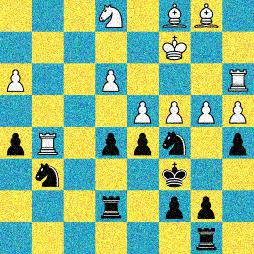
#> input picture Chess pieces/23.jpg, 254 x 254 px, found by its file name
$ python Square_detection.py   (older library calls are emulated)
#> lines starting #> are read from the running program, lines starting #| are printed output that depends on the picture; after the words box and inside, x2 and y2 are one past the last pixel; in counts of white or black regions, pixels touching at a corner belong together
import os
import cv2
import numpy as np
from tqdm import tqdm
import matplotlib.pyplot as plt

img_path = 'D:/github aicrowd/Chess pieces/23.jpg'

image = cv2.imread(img_path)
#> image is the input picture: shape (254, 254, 3); mean B, G, R 132.1, 185.9, 142.2
cv2.imshow('image',image)


def skeletonize(blur):
    arr1 = blur.copy()
    for i in range(0,arr1.size-1):
        if blur[i] <= arr1[i+1]:
            arr1[i] = 0

    for i in np.arange(arr1.size-1,0,-1):
        if arr1[i-1] > blur[i]:
            arr1[i] = 0
    return arr1


gray_img1 = cv2.cvtColor(image,cv2.COLOR_BGR2GRAY)

#gray_img1= cv2.GaussianBlur(gray_img1,(5,5),0)
#gray_img1 = cv2.medianBlur(gray_img1,5)
gray_img1 = cv2.bilateralFilter(gray_img1,9,75,75)

sobel_x = cv2.Sobel(gray_img1,cv2.CV_64F,1,0,ksize=3)
cv2.imshow('sobel_x',sobel_x)
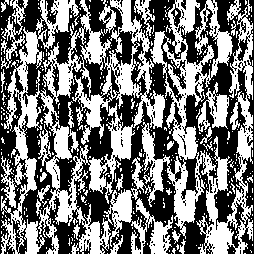
#> window 'sobel_x': shape (254, 254); 47.6% white; 386 white regions (361 under 20 px), largest, box (x1, y1, x2, y2) and area: (1, 0, 165, 254) 15855, (131, 0, 253, 254) 10750, (131, 198, 173, 254) 969

sobel_y = cv2.Sobel(gray_img1,cv2.CV_64F,0,1,ksize=3)
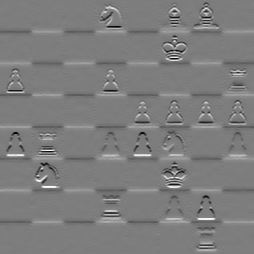
#> sobel_y: shape (254, 254) float64; min -740, max 763, mean 0; drawn with min black and max white
cv2.imshow('sobel_y',sobel_y)
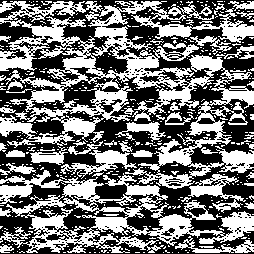
#> window 'sobel_y': shape (254, 254); 46.4% white; 467 white regions (416 under 20 px), largest, box (x1, y1, x2, y2) and area: (0, 1, 254, 189) 16098, (0, 170, 254, 253) 7307, (60, 150, 137, 179) 736

sobel_y_clipped_pos = np.clip(sobel_y,0.,255.)
sobel_y_clipped_neg = np.clip(sobel_y,-255.,0)
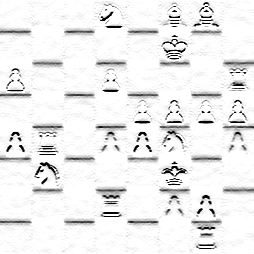
#> sobel_y_clipped_neg: shape (254, 254) float64; min -255, max 0, mean -17.89; drawn with min black and max white
sum_y_pos = np.sum(sobel_y_clipped_pos,axis=1)
#> sum_y_pos = 254 values, max 29492 at index 155, min 0 at index 0, mean 4451.3
#plt.plot(sum_y_pos)
#plt.show()

sum_y_neg = np.sum(sobel_y_clipped_neg,axis=1)
#> sum_y_neg = 254 values, max 0 at index 0, min -20668 at index 127, mean -4543.7
#plt.plot(sum_y_neg)
#plt.show()

combined_sum_y = (sum_y_pos * (-1*sum_y_neg))/(254*254)
#> combined_sum_y = 254 values, max 7083.6 at index 221, min 0 at index 0, mean 532
plt.plot(combined_sum_y)
plt.show()
#> figure, not shown here; curve peaks at x = 221, y = 7083.6
#Dx_pos = np.clip(sobel_x,0.,255.)
#Dx_neg = np.clip(sobel_x,-255.,0.)


sobel_x_clipped_pos = np.clip(sobel_x,0.,255.)
sobel_x_clipped_neg = np.clip(sobel_x,-255.,0)
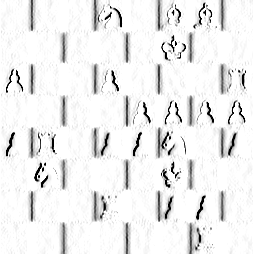
#> sobel_x_clipped_neg: shape (254, 254) float64; min -255, max 0, mean -17.6; drawn with min black and max white
sum_x_pos = np.sum(sobel_x_clipped_pos,axis=0)
#> sum_x_pos = 254 values, max 21988 at index 127, min 0 at index 0, mean 4464.2
#plt.plot(sum_x_pos)
#plt.show()

sum_x_neg = np.sum(sobel_x_clipped_neg,axis=0)
#> sum_x_neg = 254 values, max 0 at index 0, min -21376 at index 31, mean -4471.6
#plt.plot(sum_x_neg)
#plt.show()

combined_sum_x = (sum_x_pos * (-1*sum_x_neg))/(254*254)
#> combined_sum_x = 254 values, max 7235.8 at index 127, min 0 at index 0, mean 562
plt.plot(combined_sum_x)
plt.show()
#> figure, not shown here; curve peaks at x = 127, y = 7235.8

hough_Dx_thresh = np.max(combined_sum_x)*3/5
#> hough_Dx_thresh = 4341.5
hough_Dy_thresh = np.max(combined_sum_y)*3/5
#> hough_Dy_thresh = 4250.1

#
blur_x = combined_sum_x > hough_Dx_thresh
blur_y = combined_sum_y > hough_Dy_thresh

#plt.plot(blur_x)
#plt.show()

skel_x = skeletonize(blur_x)
skel_y = skeletonize(blur_y)

plt.plot(skel_x)
plt.show()
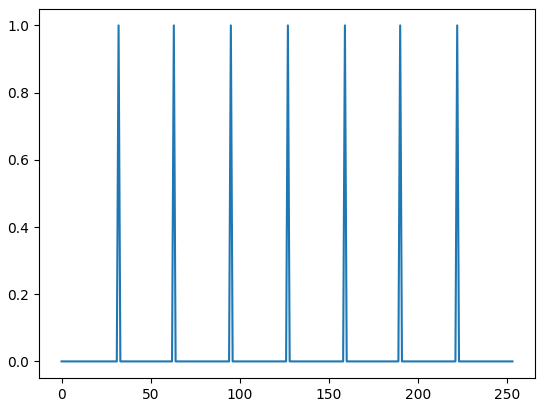
#> figure drawn by matplotlib, 1 panel; curve peaks at x = 32, y = 1

lines_x = np.where(skel_x)[0]
#> lines_x = [32, 63, 95, 127, 159, 190, 222]
lines_y = np.where(skel_y)[0]
#> lines_y = [32, 63, 95, 127, 158, 190, 222]

is_match = len(lines_x) ==7 and len(lines_y)==7
#> is_match = True

plt.imshow(image)

for hx in lines_x:
    plt.axvline(hx,color='b',lw=2)
#> this loop made 7 passes
#> hx on passes 1 to 7: 32, 63, 95, 127, 159, 190, 222
for hy in lines_y:
    plt.axhline(hy,color='r',lw=2)
#> this loop made 7 passes
#cv2.imshow('grayIimg',gray_img1)


step_x = np.int32(np.round(np.mean(np.diff(lines_x))))
#> step_x = 32
step_y = np.int32(np.round(np.mean(np.diff(lines_y))))
#> step_y = 32

print(lines_x)
#| [ 32  63  95 127 159 190 222]
print(lines_y)
#| [ 32  63  95 127 158 190 222]
print(step_x)
#| 32
print(step_y)
#| 32

padr_x = 0
padl_x = 0
padr_y = 0
padl_y = 0

if lines_x[0] - step_x < 0:
    padl_x = np.abs(lines_x[0] - step_x)
if lines_x[-1] + step_x > image.shape[1] - 1:
    padr_x = np.abs(lines_x[-1] + step_x - image.shape[1])
#> padr_x = 0

if lines_y[0] - step_y < 0:
    padl_y = np.abs(lines_y[0] - step_y)
if lines_y[-1] + step_y > image.shape[0] - 1:
    padr_y = np.abs(lines_y[-1] + step_y - image.shape[0])
#> padr_y = 0

print(padl_x)
print(padr_x)
#| 0
print(padl_y)
print(padr_y)
#| 0
#
#

img = np.pad(gray_img1,((padl_y,padr_y),(padl_x,padr_x)),mode='edge')
#print(img)
print(img.shape)
#| (254, 254)
#print(img.shape)

setsx = np.hstack([lines_x[0]-step_x, lines_x, lines_x[-1]+step_x]) + padl_x
#> setsx = [0, 32, 63, 95, 127, 159, 190, 222, 254]
setsy = np.hstack([lines_y[0]-step_y, lines_y, lines_y[-1]+step_y]) + padl_y
#> setsy = [0, 32, 63, 95, 127, 158, 190, 222, 254]
print(setsx)
#| [  0  32  63  95 127 159 190 222 254]
print(setsy)
#| [  0  32  63  95 127 158 190 222 254]

img = img[setsy[0]:setsy[-1],setsx[0]:setsx[-1]]
print(img.shape)
#| (254, 254)

#img = np.copy(gray_img1)
squares = np.zeros([np.round(step_y), np.round(step_x), 64],dtype=np.uint8)
print(squares.shape)
#| (32, 32, 64)
for i in range(0,8):
    for j in range(0,8):
        x1 = setsx[i]
        x2 = setsx[i+1]
        padr_x = 0
        padl_x = 0
        padr_y = 0
        padl_y = 0

        if(x2-x1) > step_x:
            if i==7:
                x1 = x2 - step_x
            else:
                x2 = x1 + step_x
        elif(x2-x1) < step_x:
            if i==7:
                padr_x = step_x - (x2-x1)
            else:
                padl_x = step_x - (x2-x1)

        y1 = setsy[j]
        y2 = setsy[j+1]

        if(y2-y1) > step_y:
            if j==7:
                y1 = y2 - step_y
            else:
                y2 = y1 + step_y
        elif(y2-y1) < step_y:
            if j==7:
                padr_y = step_y - (y2 - y1)
            else:
                padl_y = step_y - (y2 - y1)

        print(padl_x)
        print(padr_x)
        print(padl_y)
        print(padr_y)
        squares[:,:,(i+j*8)] = np.pad(img[y1:y2, x1:x2],((padl_y,padr_y),(padl_x,padr_x)),mode='edge')
        print(x1,x2,y1,y2)
        print(img[y1:y2, x1:x2].shape)
#> this loop made 8 passes
#> (printed output is left out)
        #squares[:,:,(7-j)*8+i] = img[y1:y2, x1:x2]
        #plt.imshow(squares[:][:][(7-j)*8+i])
        #plt.show()

#cv2.imshow(squares)
for i in range(0,64):
    cv2.imshow('image1',squares[:,:,i])
    cv2.waitKey(0)
    #plt.show()


cv2.destroyAllWindows()
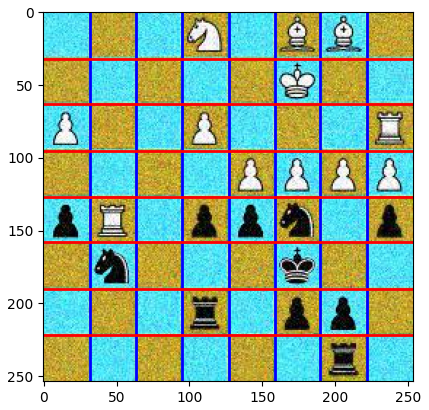
#> figure drawn by matplotlib, 1 panel; B, G, R data is drawn as R, G, B
